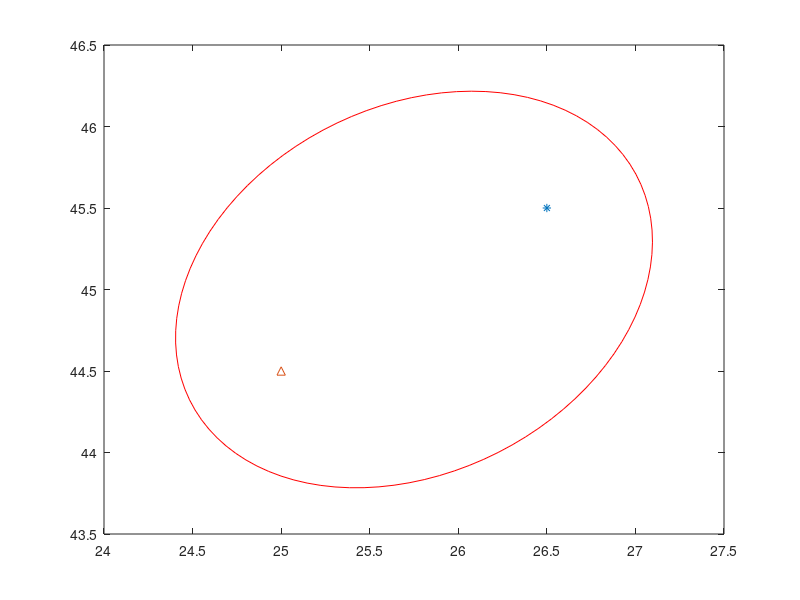

MATLAB code for this plot:
dkm=111;
tc=80; %lapse time
v=4; %S-wave velocity
a=v*tc/2/dkm;%principal horizontal axis in degrees
x1=26.5; y1=45.5; z1=50/dkm;% coordinates of the source in km
nf=1; % 0 (near) or 1 (far) station

if nf==0
    x2= 26.6; y2=45.8; z2=0;% coordinates of the near station in km
    hy=sqrt((x2-x1)^2+(y2-y1)^2+(z2-z1)^2);%hypocentral distance for near station in km
elseif nf==1
    x2= 25; y2=44.5; z2=0; % coordinates of the far station in km
    hy=sqrt((x2-x1)^2+(y2-y1)^2+(z2-z1)^2);%hypocentral distance for far station in km
end
b=sqrt(a^2-(hy/2)^2); %secondary horizontal axis
ecc=sqrt(1-b^2/a^2); %eccentricity of the ellipse

% Plot the ellipse in red + source and station (Sato, 1978). I have picked from the map
% in Fig. 1
a1 = 1/2*sqrt((x2-x1)^2+(y2-y1)^2);
b1 = a*sqrt(1-ecc^2);
t = linspace(0,2*pi);
X = a*cos(t);
Y = b*sin(t);
w = atan2(y2-y1,x2-x1);
x = (x1+x2)/2 + X*cos(w) - Y*sin(w);
y = (y1+y2)/2 + X*sin(w) + Y*cos(w);
plot(x,y,'r-')
hold on
plot(x1,y1,'*')
plot(x2,y2,'^')
hold off
%axis equal

%Average depth of volume (in km) of the medium from which coda wave generation would occur
avdepth=130; % average depth of the seismicity
avv=sqrt(b^2+avdepth/dkm)*dkm; %average depth of the volume